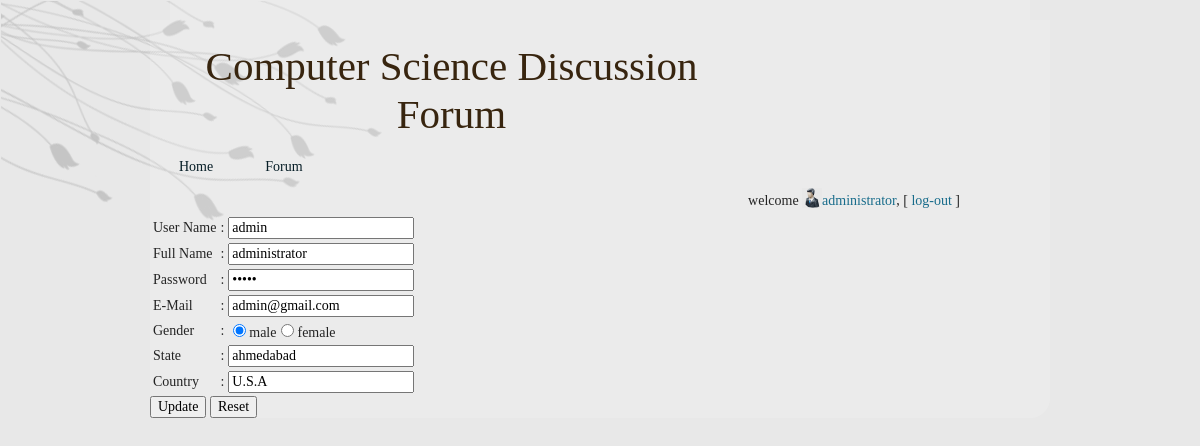
/uedit.php (signed in), run on the app's committed database.
### tables this page shows
CREATE TABLE `user` (
  `user_id` int(11) NOT NULL,
  `country` varchar(50) NOT NULL,
  `state` varchar(50) NOT NULL,
  `address` varchar(500) NOT NULL,
  `user_type` varchar(50) NOT NULL,
  `username` varchar(50) DEFAULT NULL,
  `fullname` varchar(50) DEFAULT NULL,
  `password` varchar(50) DEFAULT NULL,
  `user_acc_active` tinyint(1) DEFAULT NULL,
  `dob` date NOT NULL,
  `e_mail` varchar(100) DEFAULT NULL,
  `gender` varchar(20) NOT NULL,
  `uimg` varchar(255) NOT NULL,
  `isuser` tinyint(1) NOT NULL
);

### utility.php (called while the page is built, shortened)
<?php
	function ExecuteQuery ($SQL)
	{
		$rows = mysql_query ($SQL);
		return $rows;
	}
?>

### uedit.php (the view, shortened to what this page needs)
<?php session_start();
 require("header.php");
require("checkUser.php")?>
<form action="uupdate.php" method="POST" onsubmit="return check(this)" enctype="multipart/form-data">
<?php
$sql="SELECT * from user where user_id=$_SESSION[uid]";
	$rows = ExecuteQuery($sql);
	if (mysql_num_rows($rows)>0)
	{
		$row = mysql_fetch_array ($rows);
		echo "<table>";
		echo "<tr><td>User Name</td><td> : </td><td><input type='text' name='un' value='$row[username]' ><span id='a' style='color: red';/></span></td></tr>";
		echo "<tr><td>Full Name</td><td> : </td><td><input type='text' name='fn' value='$row[fullname]' ><span id='b' style='color: red';/></span></td></tr>";
		echo "<tr><td>Password</td> <td> : </td><td><input type='password' name='pwd' value='$row[password]'><span id='c' style='color: red';/></span></td></tr>";
		echo "<tr><td>E-Mail</td><td> :</td><td> <input type='text' name='e_mail' value='$row[e_mail]'/><span id='d' style='color: red';/></span></td></tr>";
		echo "<tr><td>Gender</td><td> :</td><td> <input type='radio' name='gender' value='1' checked='checked' />male<input type='radio' name='gender' >female<span id='e' style='color: red';/></span></td></tr> ";
		echo "<tr><td>State</td><td> :</td><td> <input type='text' name='sta' value='$row[state]'><span id='j' style='color: red';/></span></td></tr>";
		echo "<tr><td>Country</td><td> :</td><td><input type='text' name='cou' value='$row[country]'><span id='k' style='color: red';/></span></td></tr>";
		echo "</table>";
	}
?>
	<input type="submit" value="Update">
    <input type="reset" value="Reset">
</form>

### res/style.css (style rules this page uses)
body { margin: 0 auto; padding: 0; background-color: #E8E8E8; }
form { padding:0 !important; margin:0 !important; }
body { font-family: Georgia, "Times New Roman", Times, Serif; font-size: 14px; color: #242424; }
input, select { font-family: Georgia, "Times New Roman", Times, Serif; font-size: 14px; }

### data on the page
user: un "admin", fn "administrator", e_mail "admin@gmail.com", sta "ahmedabad", cou "U.S.A"

### other printed values
$_SESSION["fn"] "administrator"
